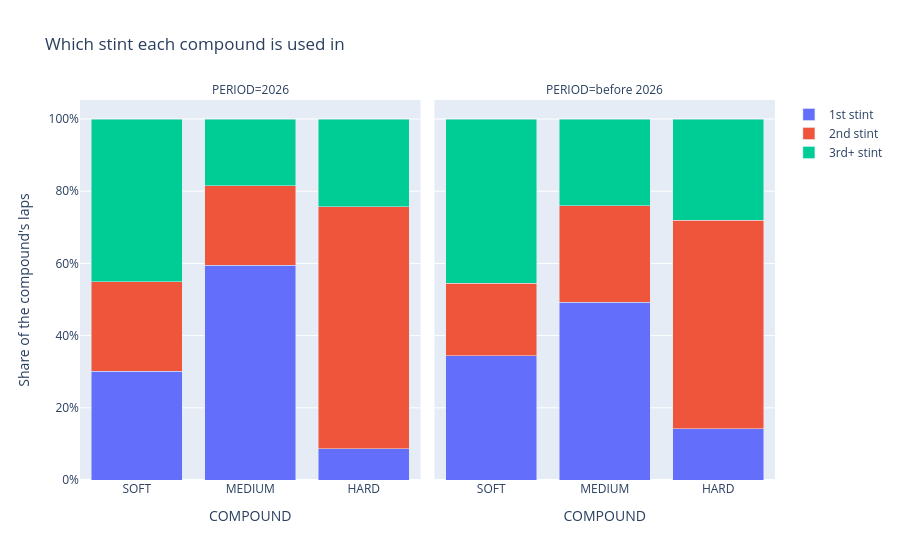

Notebook source saved alongside this figure:
### Markdown cell above
**How to read this:** if the two ranges for a compound overlap a lot, the data can't tell the periods apart, and the difference is likely noise. If a range crosses zero, the data can't rule out "no measurable wear" for that compound.

## 2. Where softs are used

If 2026 softs are mostly run at one point in the race (say, the opening stint), their numbers reflect that situation as much as the tire.

### Code cell
dry = laps[laps["COMPOUND"].isin(COMPOUND_COLORS)].copy()
dry["PERIOD"] = dry["SEASON"].map(lambda s: f"{SEASON}" if s == SEASON else f"before {SEASON}")
dry["STINT_GROUP"] = dry["STINT"].clip(upper=3).map({1: "1st stint", 2: "2nd stint", 3: "3rd+ stint"})

usage = (dry.groupby(["PERIOD", "COMPOUND", "STINT_GROUP"]).size()
         .groupby(level=[0, 1]).transform(lambda s: s / s.sum()).rename("share").reset_index())
fig = px.bar(usage, x="COMPOUND", y="share", color="STINT_GROUP", facet_col="PERIOD",
             barmode="stack", category_orders={"COMPOUND": list(COMPOUND_COLORS)},
             labels={"share": "Share of the compound's laps", "STINT_GROUP": ""},
             title="Which stint each compound is used in")
fig.update_yaxes(tickformat=".0%")
fig.show()

### Figure 1 — Plotly figure (JSON) as saved in the notebook; plotly's stock layout.template omitted (floating-point values rounded to 4 significant figures)
{"data": [{"hovertemplate": "=1st stint<br>PERIOD=2026<br>COMPOUND=%{x}<br>Share of the compound's laps=%{y}<extra></extra>", "legendgroup": "1st stint", "marker": {"color": "#636efa", "pattern": {"shape": ""}}, "name": "1st stint", "orientation": "v", "showlegend": true, "textposition": "auto", "type": "bar", "x": ["HARD", "MEDIUM", "SOFT"], "xaxis": "x", "y": [0.08631, 0.5947, 0.3013], "yaxis": "y"}, {"hovertemplate": "=1st stint<br>PERIOD=before 2026<br>COMPOUND=%{x}<br>Share of the compound's laps=%{y}<extra></extra>", "legendgroup": "1st stint", "marker": {"color": "#636efa", "pattern": {"shape": ""}}, "name": "1st stint", "orientation": "v", "showlegend": false, "textposition": "auto", "type": "bar", "x": ["HARD", "MEDIUM", "SOFT"], "xaxis": "x2", "y": [0.1425, 0.4919, 0.3437], "yaxis": "y2"}, {"hovertemplate": "=2nd stint<br>PERIOD=2026<br>COMPOUND=%{x}<br>Share of the compound's laps=%{y}<extra></extra>", "legendgroup": "2nd stint", "marker": {"color": "#EF553B", "pattern": {"shape": ""}}, "name": "2nd stint", "orientation": "v", "showlegend": true, "textposition": "auto", "type": "bar", "x": ["HARD", "MEDIUM", "SOFT"], "xaxis": "x", "y": [0.6701, 0.2198, 0.2483], "yaxis": "y"}, {"hovertemplate": "=2nd stint<br>PERIOD=before 2026<br>COMPOUND=%{x}<br>Share of the compound's laps=%{y}<extra></extra>", "legendgroup": "2nd stint", "marker": {"color": "#EF553B", "pattern": {"shape": ""}}, "name": "2nd stint", "orientation": "v", "showlegend": false, "textposition": "auto", "type": "bar", "x": ["HARD", "MEDIUM", "SOFT"], "xaxis": "x2", "y": [0.5766, 0.2681, 0.2011], "yaxis": "y2"}, {"hovertemplate": "=3rd+ stint<br>PERIOD=2026<br>COMPOUND=%{x}<br>Share of the compound's laps=%{y}<extra></extra>", "legendgroup": "3rd+ stint", "marker": {"color": "#00cc96", "pattern": {"shape": ""}}, "name": "3rd+ stint", "orientation": "v", "showlegend": true, "textposition": "auto", "type": "bar", "x": ["HARD", "MEDIUM", "SOFT"], "xaxis": "x", "y": [0.2436, 0.1855, 0.4504], "yaxis": "y"}, {"hovertemplate": "=3rd+ stint<br>PERIOD=before 2026<br>COMPOUND=%{x}<br>Share of the compound's laps=%{y}<extra></extra>", "legendgroup": "3rd+ stint", "marker": {"color": "#00cc96", "pattern": {"shape": ""}}, "name": "3rd+ stint", "orientation": "v", "showlegend": false, "textposition": "auto", "type": "bar", "x": ["HARD", "MEDIUM", "SOFT"], "xaxis": "x2", "y": [0.2809, 0.24, 0.4552], "yaxis": "y2"}], "layout": {"annotations": [{"font": {}, "showarrow": false, "text": "PERIOD=2026", "x": 0.245, "xanchor": "center", "xref": "paper", "y": 1, "yanchor": "bottom", "yref": "paper"}, {"font": {}, "showarrow": false, "text": "PERIOD=before 2026", "x": 0.755, "xanchor": "center", "xref": "paper", "y": 1, "yanchor": "bottom", "yref": "paper"}], "barmode": "stack", "legend": {"title": {"text": ""}, "tracegroupgap": 0}, "title": {"text": "Which stint each compound is used in"}, "xaxis": {"anchor": "y", "categoryarray": ["SOFT", "MEDIUM", "HARD"], "categoryorder": "array", "domain": [0, 0.49], "title": {"text": "COMPOUND"}}, "xaxis2": {"anchor": "y2", "categoryarray": ["SOFT", "MEDIUM", "HARD"], "categoryorder": "array", "domain": [0.51, 1], "matches": "x", "title": {"text": "COMPOUND"}}, "yaxis": {"anchor": "x", "domain": [0, 1], "tickformat": ".0%", "title": {"text": "Share of the compound's laps"}}, "yaxis2": {"anchor": "x2", "domain": [0, 1], "matches": "y", "showticklabels": false, "tickformat": ".0%"}}}
